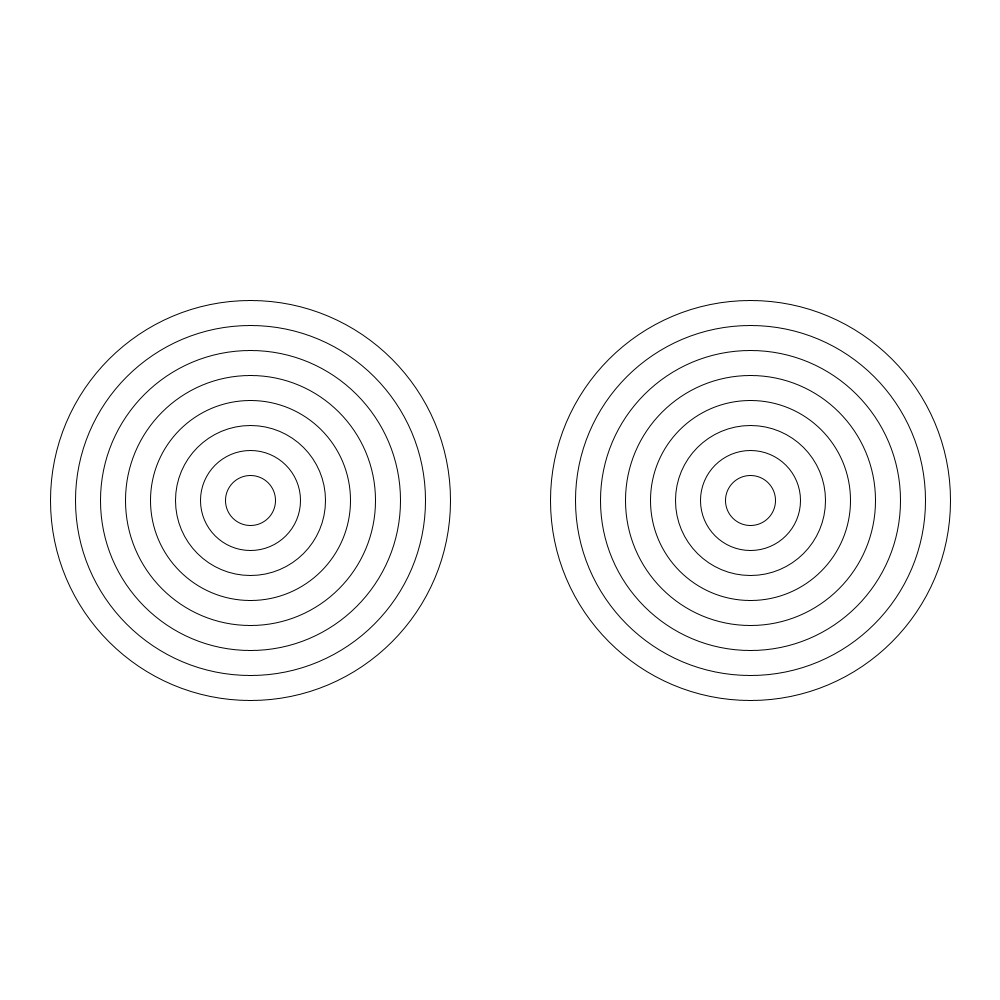
Frame 1 (no input)
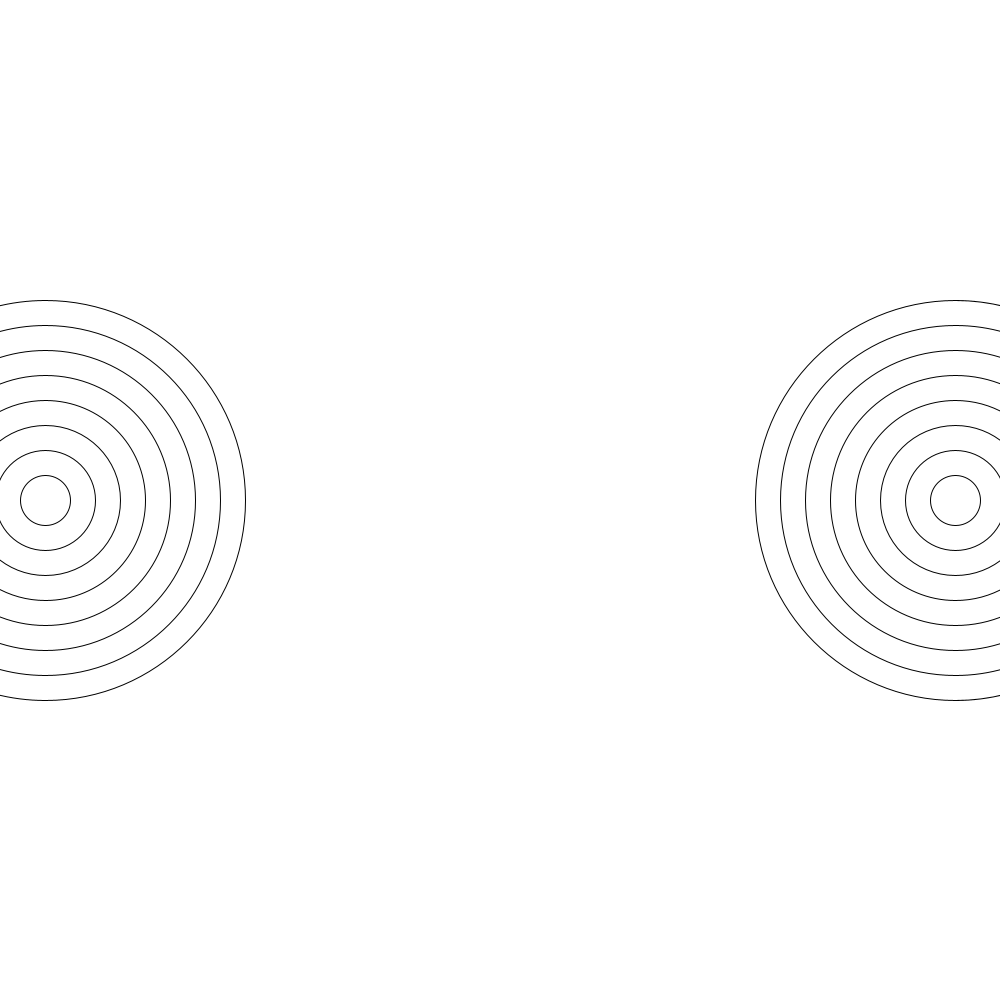
Frame 60 (the mouse pressed at the canvas centre just before this capture)
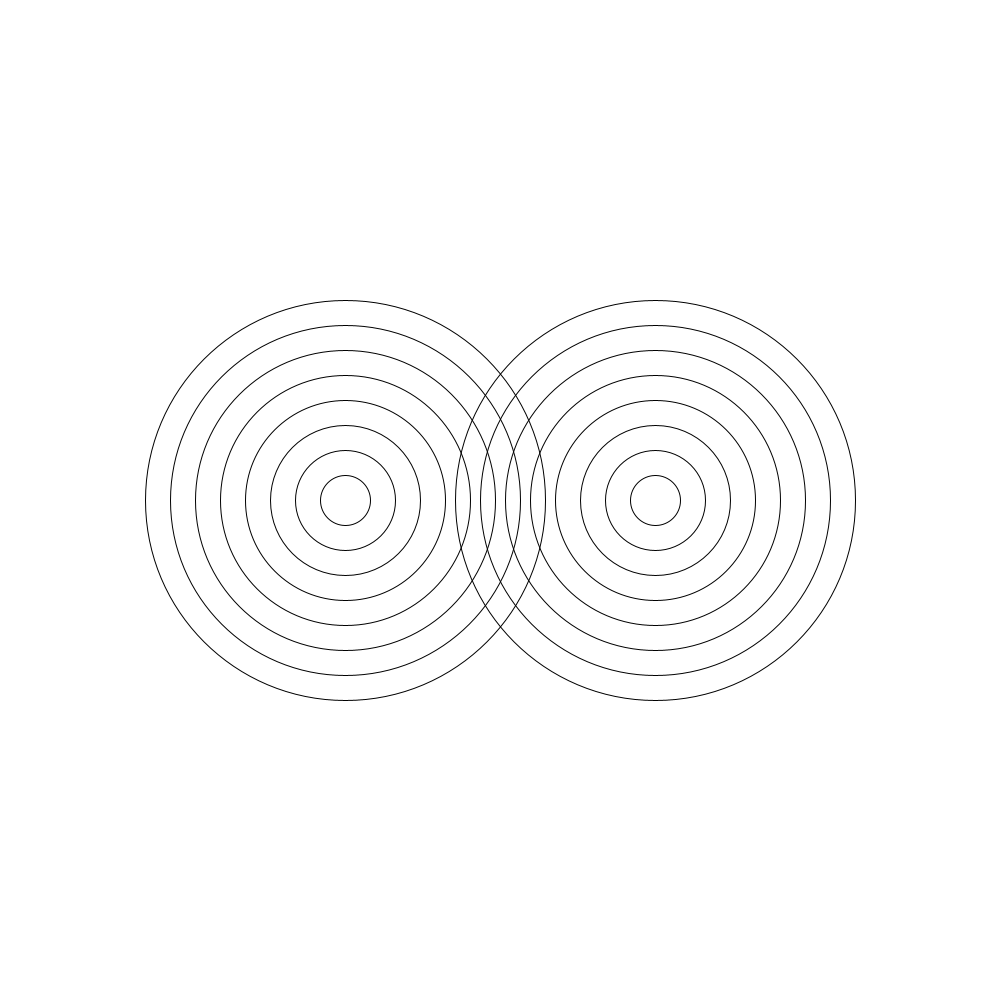
Frame 120 (the mouse held since frame 60 and released just before this capture)

The Processing sketch that drew these frames (run headless with seeded random() and noise(); from frame 60 on, the mouse is pressed at the canvas centre):

// Processing sketch: amazing_rings
// ── amazing_rings.pde
int x = 500;
int leftbullseye = 250;
int rightbullseye = 750;
int leftspeed = -5;
int rightspeed = 5;
void setup() {
  size(1000, 1000);
}


void draw() {
  background(255);
  noFill();

  for (int i = 8; i >=1; i--) {
    ellipse(leftbullseye, x, i*50, i*50  );
  }
  for (int p = 8; p >=1; p--) {
    ellipse(rightbullseye, x, p*50, p*50  );
  }



  leftbullseye += leftspeed;
  rightbullseye += rightspeed;

  if (leftbullseye <= 0) {
    leftspeed = 5;
  }
  if (rightbullseye >= 1000) {
    rightspeed = -5;
  }
  if (leftbullseye >= 1000) {
    leftspeed = -5;
  }
  if (rightbullseye <= 0) {
    rightspeed = 5;
  }
    
}
